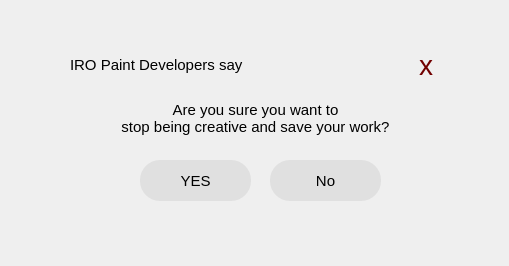
<?xml version="1.0" encoding="UTF-8"?>
<ui version="4.0">
 <class>messageDialog</class>
 <widget class="QDialog" name="messageDialog">
  <property name="geometry">
   <rect>
    <x>0</x>
    <y>0</y>
    <width>509</width>
    <height>266</height>
   </rect>
  </property>
  <property name="windowTitle">
   <string>Dialog</string>
  </property>
  <widget class="QLabel" name="background">
   <property name="geometry">
    <rect>
     <x>50</x>
     <y>40</y>
     <width>411</width>
     <height>181</height>
    </rect>
   </property>
   <property name="styleSheet">
    <string notr="true">background-image: url(:/stockes/resources/MessageboxFinal.png);</string>
   </property>
   <property name="text">
    <string/>
   </property>
  </widget>
  <widget class="QPushButton" name="yesBtn">
   <property name="geometry">
    <rect>
     <x>140</x>
     <y>160</y>
     <width>111</width>
     <height>41</height>
    </rect>
   </property>
   <property name="font">
    <font>
     <pointsize>11</pointsize>
     <italic>false</italic>
     <bold>false</bold>
    </font>
   </property>
   <property name="cursor">
    <cursorShape>PointingHandCursor</cursorShape>
   </property>
   <property name="styleSheet">
    <string notr="true">background-color: #e0e0e0;
color: black;
border-radius: 20px;
font: 11pt &quot;Montserrat&quot;;</string>
   </property>
   <property name="text">
    <string>YES</string>
   </property>
  </widget>
  <widget class="QLabel" name="message">
   <property name="geometry">
    <rect>
     <x>50</x>
     <y>88</y>
     <width>411</width>
     <height>61</height>
    </rect>
   </property>
   <property name="font">
    <font>
     <pointsize>11</pointsize>
     <italic>false</italic>
     <bold>false</bold>
    </font>
   </property>
   <property name="styleSheet">
    <string notr="true"> text-align: center;
color: #000;
font: 11pt &quot;Montserrat&quot;;</string>
   </property>
   <property name="text">
    <string>Are you sure you want to
stop being creative and save your work?</string>
   </property>
   <property name="alignment">
    <set>Qt::AlignCenter</set>
   </property>
  </widget>
  <widget class="QPushButton" name="noBtn">
   <property name="geometry">
    <rect>
     <x>270</x>
     <y>160</y>
     <width>111</width>
     <height>41</height>
    </rect>
   </property>
   <property name="font">
    <font>
     <pointsize>11</pointsize>
     <italic>false</italic>
     <bold>false</bold>
    </font>
   </property>
   <property name="cursor">
    <cursorShape>PointingHandCursor</cursorShape>
   </property>
   <property name="styleSheet">
    <string notr="true">background-color: #e0e0e0;
color: black;
border-radius: 20px;
font: 11pt &quot;Montserrat&quot;;</string>
   </property>
   <property name="text">
    <string>No</string>
   </property>
  </widget>
  <widget class="QLabel" name="messageup">
   <property name="geometry">
    <rect>
     <x>70</x>
     <y>57</y>
     <width>201</width>
     <height>16</height>
    </rect>
   </property>
   <property name="font">
    <font>
     <pointsize>11</pointsize>
    </font>
   </property>
   <property name="text">
    <string>IRO Paint Developers say</string>
   </property>
  </widget>
  <widget class="QPushButton" name="closeBtn">
   <property name="geometry">
    <rect>
     <x>419</x>
     <y>54</y>
     <width>20</width>
     <height>21</height>
    </rect>
   </property>
   <property name="sizePolicy">
    <sizepolicy hsizetype="Maximum" vsizetype="Fixed">
     <horstretch>0</horstretch>
     <verstretch>0</verstretch>
    </sizepolicy>
   </property>
   <property name="font">
    <font>
     <pointsize>21</pointsize>
     <italic>false</italic>
     <bold>false</bold>
     <kerning>false</kerning>
    </font>
   </property>
   <property name="cursor">
    <cursorShape>PointingHandCursor</cursorShape>
   </property>
   <property name="layoutDirection">
    <enum>Qt::LeftToRight</enum>
   </property>
   <property name="styleSheet">
    <string notr="true">border-radius:10px;
color: #710101;
text-align: left;
font: 21pt &quot;IROicons&quot;;</string>
   </property>
   <property name="text">
    <string>x</string>
   </property>
   <property name="checkable">
    <bool>false</bool>
   </property>
   <property name="default">
    <bool>false</bool>
   </property>
   <property name="flat">
    <bool>false</bool>
   </property>
  </widget>
 </widget>
 <resources/>
 <connections/>
</ui>
